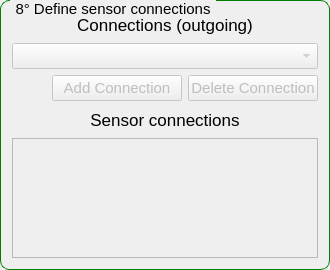
               <widget class="QGroupBox" name="groupBox_18">
                <property name="minimumSize">
                 <size>
                  <width>0</width>
                  <height>270</height>
                 </size>
                </property>
                <property name="maximumSize">
                 <size>
                  <width>16777215</width>
                  <height>270</height>
                 </size>
                </property>
                <property name="styleSheet">
                 <string notr="true">QGroupBox {
    border: 1px solid green;
    border-radius: 9px;
    margin-top: 0.5em;
    font-size: 15px;
}

QGroupBox::title {
    subcontrol-origin: margin;
    left: 10px;
    padding: 0 3px 0 3px;
}</string>
                </property>
                <property name="title">
                 <string>8° Define sensor connections</string>
                </property>
                <layout class="QGridLayout" name="gridLayout_5">
                 <item row="0" column="0">
                  <layout class="QVBoxLayout" name="verticalLayout_32">
                   <property name="leftMargin">
                    <number>0</number>
                   </property>
                   <item>
                    <widget class="QLabel" name="label_27">
                     <property name="font">
                      <font>
                       <pointsize>13</pointsize>
                      </font>
                     </property>
                     <property name="text">
                      <string>Connections (outgoing)</string>
                     </property>
                     <property name="alignment">
                      <set>Qt::AlignCenter</set>
                     </property>
                    </widget>
                   </item>
                   <item>
                    <widget class="QComboBox" name="combobox_sensor_connection">
                     <property name="enabled">
                      <bool>false</bool>
                     </property>
                     <property name="font">
                      <font>
                       <pointsize>11</pointsize>
                      </font>
                     </property>
                     <property name="focusPolicy">
                      <enum>Qt::StrongFocus</enum>
                     </property>
                    </widget>
                   </item>
                   <item>
                    <layout class="QHBoxLayout" name="horizontalLayout_30">
                     <item>
                      <spacer name="horizontalSpacer_21">
                       <property name="orientation">
                        <enum>Qt::Horizontal</enum>
                       </property>
                       <property name="sizeHint" stdset="0">
                        <size>
                         <width>40</width>
                         <height>20</height>
                        </size>
                       </property>
                      </spacer>
                     </item>
                     <item>
                      <widget class="QPushButton" name="button_add_sensor_connection">
                       <property name="enabled">
                        <bool>false</bool>
                       </property>
                       <property name="minimumSize">
                        <size>
                         <width>130</width>
                         <height>0</height>
                        </size>
                       </property>
                       <property name="maximumSize">
                        <size>
                         <width>130</width>
                         <height>16777215</height>
                        </size>
                       </property>
                       <property name="font">
                        <font>
                         <pointsize>11</pointsize>
                        </font>
                       </property>
                       <property name="text">
                        <string>Add Connection</string>
                       </property>
                      </widget>
                     </item>
                     <item>
                      <widget class="QPushButton" name="button_delete_sensor_connection">
                       <property name="enabled">
                        <bool>false</bool>
                       </property>
                       <property name="minimumSize">
                        <size>
                         <width>130</width>
                         <height>0</height>
                        </size>
                       </property>
                       <property name="maximumSize">
                        <size>
                         <width>130</width>
                         <height>16777215</height>
                        </size>
                       </property>
                       <property name="font">
                        <font>
                         <pointsize>11</pointsize>
                        </font>
                       </property>
                       <property name="text">
                        <string>Delete Connection</string>
                       </property>
                      </widget>
                     </item>
                    </layout>
                   </item>
                   <item>
                    <widget class="QLabel" name="label_59">
                     <property name="font">
                      <font>
                       <pointsize>13</pointsize>
                      </font>
                     </property>
                     <property name="text">
                      <string>Sensor connections</string>
                     </property>
                     <property name="alignment">
                      <set>Qt::AlignCenter</set>
                     </property>
                    </widget>
                   </item>
                   <item>
                    <widget class="QListWidget" name="listwidget_sensor_connection">
                     <property name="enabled">
                      <bool>false</bool>
                     </property>
                     <property name="minimumSize">
                      <size>
                       <width>0</width>
                       <height>120</height>
                      </size>
                     </property>
                     <property name="maximumSize">
                      <size>
                       <width>16777215</width>
                       <height>120</height>
                      </size>
                     </property>
                     <property name="font">
                      <font>
                       <pointsize>11</pointsize>
                      </font>
                     </property>
                     <property name="alternatingRowColors">
                      <bool>true</bool>
                     </property>
                    </widget>
                   </item>
                  </layout>
                 </item>
                </layout>
               </widget>
